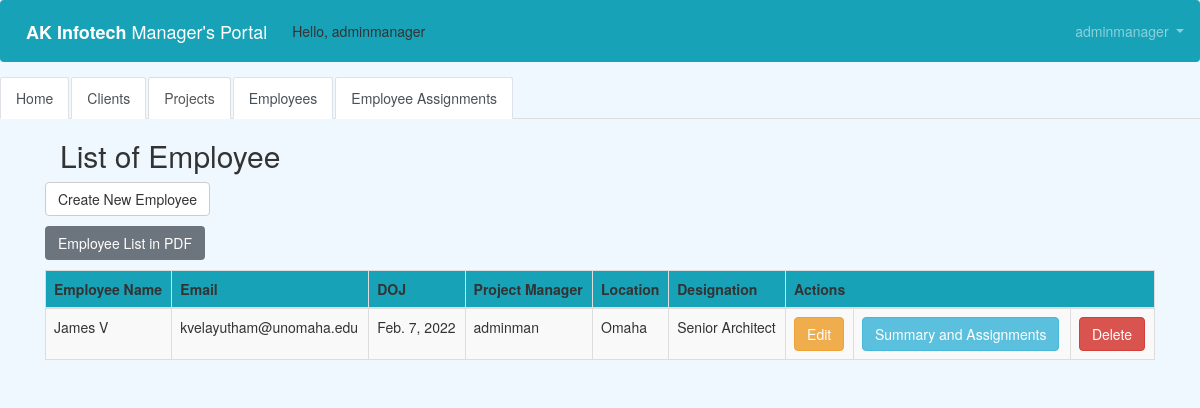
/manager/employee_list/ (signed in), run on the app's committed database.
### users/models.py (models this page shows)
class CustomUser(AbstractUser):
    department = models.CharField(max_length=50, default=' ', null=True, blank=True)
    cell_phone = models.CharField(max_length=50, default='(402)000-0000')
    date_of_joining = models.DateField(null=True, blank=True)
    employee_ID = models.CharField(max_length=50, default=' ', null=True, blank=True)
    office_location = models.CharField(max_length=50, default=' ', null=True, blank=True)
    designation = models.CharField(max_length=50, default=' ', null=True, blank=True)

### manager/models.py (models this page shows, shortened)
class Employee(models.Model):
    employee_name = models.CharField(max_length=50, blank=False, null=False, default=' ')
    first_name = models.CharField(max_length=50, blank=False, null=False, default=' ')
    last_name = models.CharField(max_length=50, blank=False, null=False, default=' ')
    Email = models.EmailField(max_length=100, default=' ')
    DOJ = models.DateField(null=True, blank=True)
    Project_manager = models.ForeignKey(users.models.CustomUser, related_name='manager', null=True,
                                        on_delete=models.DO_NOTHING)
    Location = models.CharField(max_length=50, blank=False, null=False, default=' ')
    Designation = models.CharField(max_length=50, blank=False, null=False, default=' ')

### manager/views.py (the view)
# urls.py: path('employee_list/', views.employee_list, name='employee_list'),
@login_required
def employee_list(request):
    employee = Employee.objects.all()
    return render(request, 'employee_list.html',
                  {'employees': employee})

### templates/employee_list.html (shortened to what this page needs)
{% extends 'base.html' %}
{% block content %}
 <html>
    <head>
        <link rel="stylesheet" href="https://maxcdn.bootstrapcdn.com/bootstrap/3.3.4/css/bootstrap.min.css">
    </head>
    <body>
    <div class="container">
        <p>
        <h2>List of Employee</h2>
        </p>
    </div>
    <p>
    <a href="{% url 'employee_new' %}" class="btn btn-default">Create New Employee</a>
    </p>
    <p>
        <a href="{% url 'employeelist_pdf' %}" class="btn btn-secondary">Employee List in PDF</a>
    </p>
    <div>
        <table class="table table-striped table-bordered table-hover">
            <thead>
            <tr class="bg-info">
                <th>Employee Name</th>
                <th>Email</th>
                <th>DOJ</th>
                <th>Project Manager</th>
                <th>Location</th>
                <th>Designation</th>
                <th colspan="3">Actions</th>
            </tr>
            </thead>
            <tbody>
            {% for employee in employees %}
                <tr>
                    <td>{{ employee.employee_name }}</td>
                    <td>{{ employee.Email }}</td>
                    <td>{{ employee.DOJ }}</td>
                    <td>{{ employee.Project_manager }}</td>
                    <td>{{ employee.Location }}</td>
                    <td>{{ employee.Designation }}</td>
                    <td><a href="{% url 'employee_edit' pk=employee.pk %}" class="btn btn-warning">Edit</a>
                    <td><a href="{% url 'employee_assignment' pk=employee.pk %}" class="btn btn-info">Summary and Assignments</a>
                    <td><a href="{% url 'employee_delete' pk=employee.pk %}"
                        onclick="return confirm('All related employee assignments will be deleted!Are you sure you want to delete?')"
                        class="btn btn-danger">Delete</a>
                    </td>
                </tr>
            {% endfor %}
            </tbody>
        </table>
    </div>
        </body>
    </html>
{% endblock content %}

### templates/base.html (shortened to what this page needs)
<!doctype html>
<html lang="en">
  <head>
    <link rel="stylesheet" href="https://stackpath.bootstrapcdn.com/bootstrap/4.1.3/css/bootstrap.min.css">
  </head>
  <body>
 <nav class="navbar navbar-expand-md navbar-dark bg-info mb-4">
      <a class="navbar-brand" href="{% url 'home' %}"> <b> AK Infotech </b>Manager's Portal </a>
     {% if user.is_authenticated %}
        <ul class="navbar-nav">
          Hello, {{ user.username }}
        </ul>
      {% endif %}
      <div class="collapse navbar-collapse" id="navbarCollapse">
        {% if user.is_authenticated %}
          <ul class="navbar-nav navbar-right">
            <li class="nav-item">
              <a class="nav-link dropdown-toggle" href="#" id="userMenu"\
              data-toggle="dropdown" aria-haspopup="true" aria-expanded\
              ="false">
                {{ user.username }}
              </a>
            </li>
          </ul>
        {% endif %}
              </nav>
<div>
     <ul class="nav nav-tabs">
         <li class="nav-item">
    <a class="nav-link active" href="{%  url 'home' %}">Home</a>
  </li>
  <li class="nav-item">
    <a class="nav-link active" href="{%  url 'client_list' %}">Clients</a>
  </li>
  <li class="nav-item active">
    <a class="nav-link" href="{%  url 'project_list' %}">Projects</a>
  </li>
  <li class="nav-item">
    <a class="nav-link active" href="{%  url 'employee_list' %}">Employees</a>
  </li>
         <li class="nav-item">
    <a class="nav-link active" href="{%  url 'assignment_list' %}">Employee Assignments</a>
  </li>
</ul>
 </div>
<div class="container">
      {% block content %}
      {% endblock content %}
    </div>
  </body>
</html>

### templates/employee_list.html (style rules this page uses)
body { background-color: aliceblue; }

### data on the page
CustomUser: username "adminmanager"
Employee: employee_name "James V", Email "kvelayutham@unomaha.edu", DOJ "Feb. 7, 2022", Project_manager "adminman", Location "Omaha", Designation "Senior Architect"
